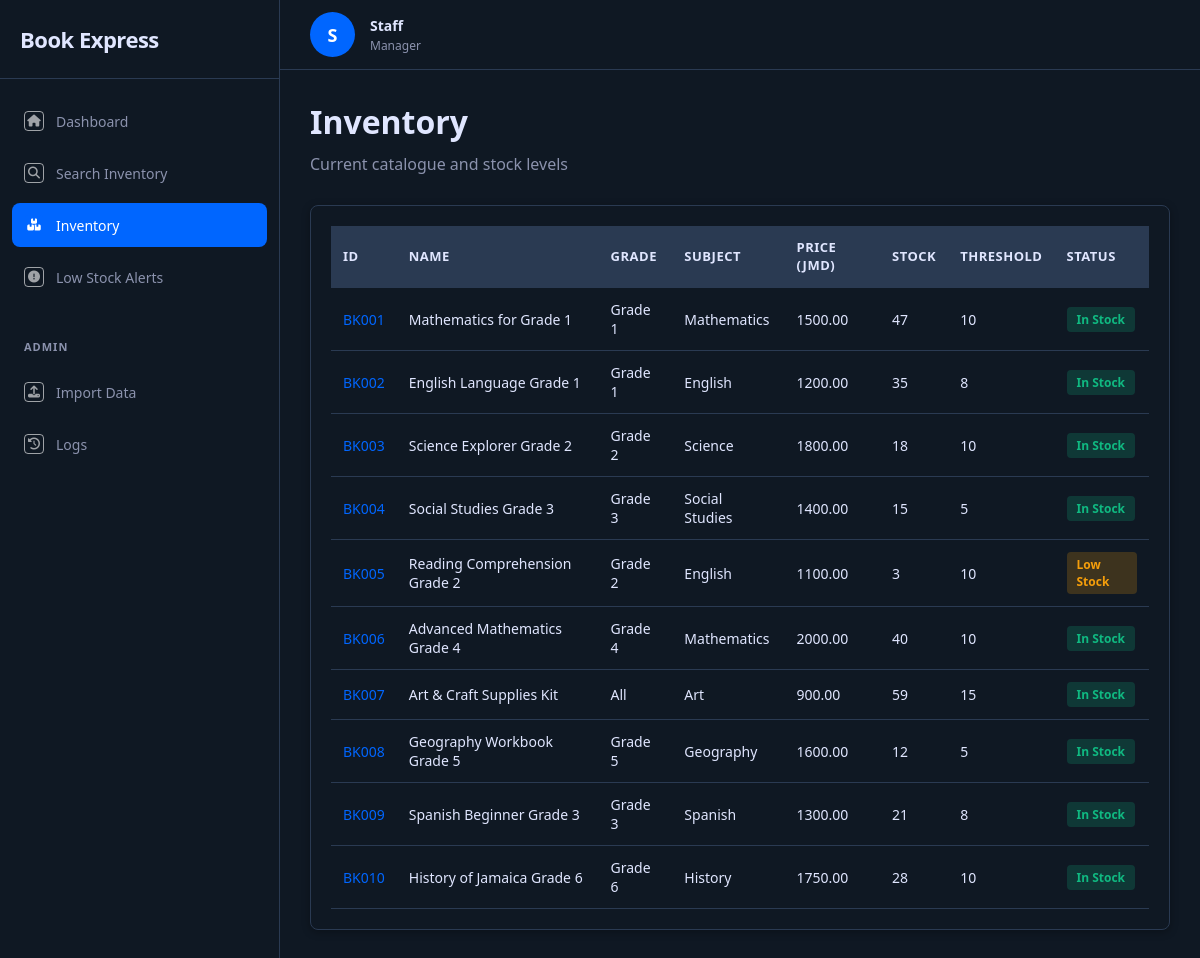
The page /inventory on the database as committed earlier.
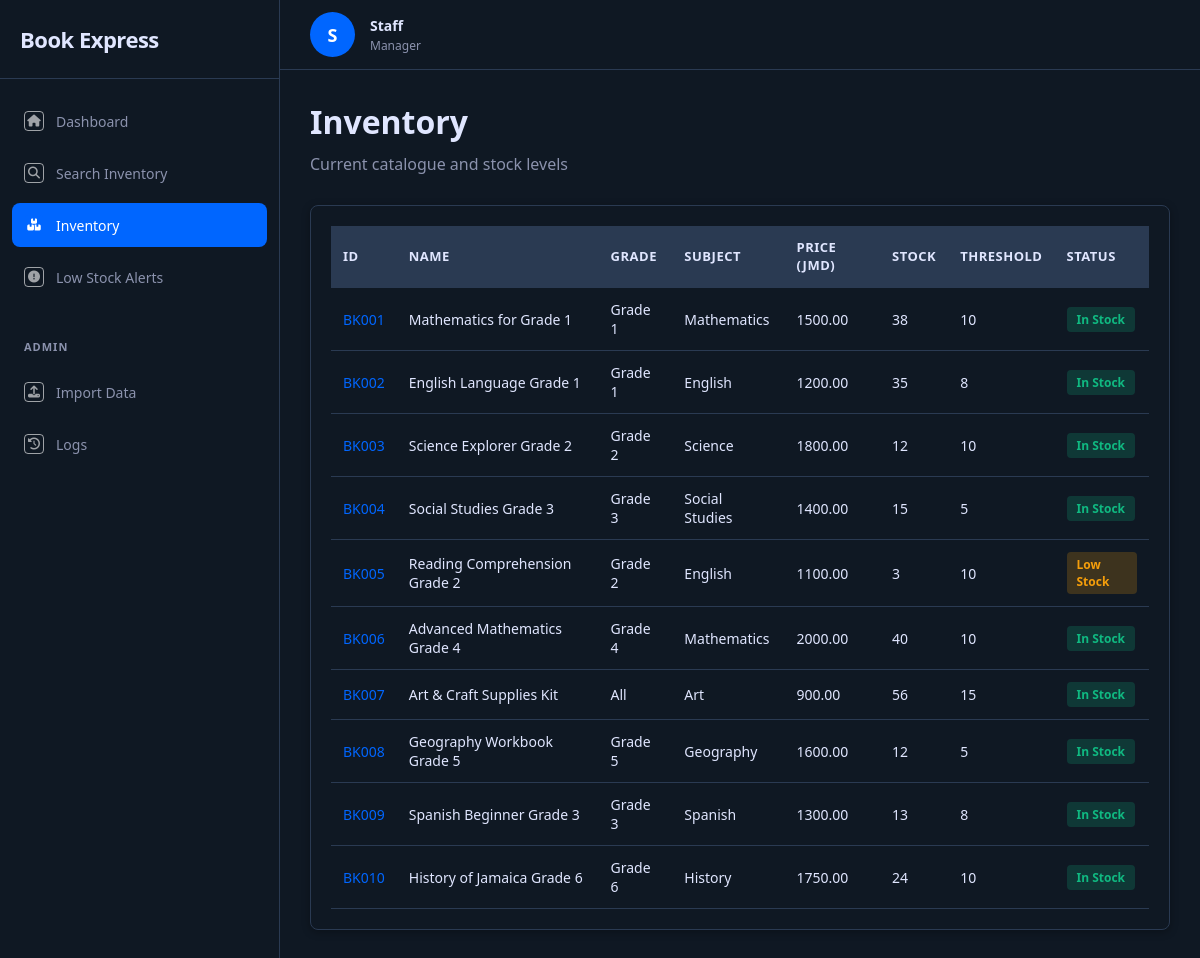
The same page on the database as committed later.
### tables this page shows
CREATE TABLE inventory_item (
            item_id TEXT PRIMARY KEY,
            item_name TEXT NOT NULL,
            unit_price REAL NOT NULL DEFAULT 0.0,
            stock_quantity INTEGER NOT NULL DEFAULT 0,
            reorder_threshold INTEGER NOT NULL DEFAULT 5,
            grade TEXT,
            subject TEXT,
            availability_status TEXT DEFAULT 'In Stock'
        );

### app.py (the view)
@app.route("/inventory")
def inventory():
    items = InventoryItem.get_all()
    return render_template("inventory.html", items=items)

### database.py (called while the page is built)
def get_connection():
    conn = sqlite3.connect(DB_PATH)
    conn.row_factory = sqlite3.Row
    conn.execute("PRAGMA foreign_keys = ON")
    return conn

### entities/InventoryItem.py (called while the page is built)
    @staticmethod
    def get_all():
        conn = get_connection()
        rows = conn.execute("SELECT * FROM inventory_item ORDER BY item_id").fetchall()
        conn.close()
        return [InventoryItem(
            item_id=r["item_id"], item_name=r["item_name"],
            unit_price=r["unit_price"], stock_quantity=r["stock_quantity"],
            reorder_threshold=r["reorder_threshold"], grade=r["grade"],
            subject=r["subject"], availability_status=r["availability_status"]
        ) for r in rows]

### templates/inventory.html (shortened to what this page needs)
{% extends "base.html" %}
{% set active_page = 'inventory' %}
{% block content %}
<div class="section-header">
    <h1>Inventory</h1>
    <p>Current catalogue and stock levels</p>
</div>
<div class="catalogue-container">
    <div class="catalogue-table-wrapper">
        <table class="catalogue-table">
            <thead><tr><th>ID</th><th>Name</th><th>Grade</th><th>Subject</th><th>Price (JMD)</th><th>Stock</th><th>Threshold</th><th>Status</th></tr></thead>
            <tbody>
                {% for item in items %}
                <tr>
                    <td><a href="/item/{{ item.item_id }}" style="color:var(--primary-color);text-decoration:none">{{ item.item_id }}</a></td>
                    <td>{{ item.item_name }}</td><td>{{ item.grade }}</td><td>{{ item.subject }}</td>
                    <td>{{ "%.2f"|format(item.unit_price) }}</td><td>{{ item.stock_quantity }}</td><td>{{ item.reorder_threshold }}</td>
                    <td>{% if item.stock_quantity == 0 %}<span class="badge badge-red">Out of Stock</span>{% elif item.stock_quantity <= item.reorder_threshold %}<span class="badge badge-yellow">Low Stock</span>{% else %}<span class="badge badge-green">In Stock</span>{% endif %}</td>
                </tr>
                {% endfor %}
            </tbody>
        </table>
    </div>
</div>
{% endblock %}

Rows that differ between the two databases and show on the page:
changed inventory_item "BK001": stock_quantity "47" → "38"
changed inventory_item "BK003": stock_quantity "18" → "12"
changed inventory_item "BK007": stock_quantity "59" → "56"
changed inventory_item "BK009": stock_quantity "21" → "13"
changed inventory_item "BK010": stock_quantity "28" → "24"
